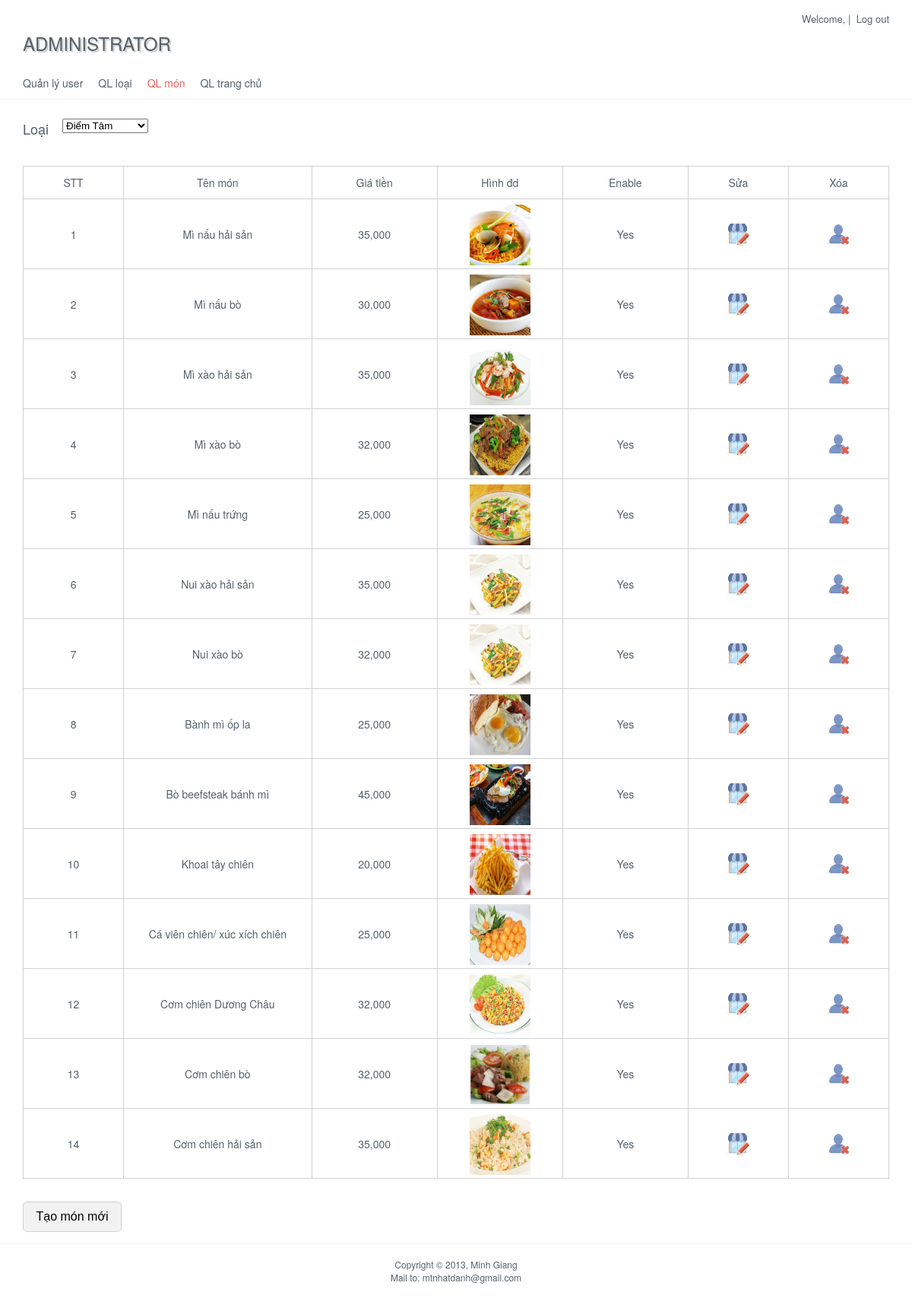
The page /admin/admin.php?id=mon_quanly (signed in) on the database its author committed.
### tables this page shows
CREATE TABLE IF NOT EXISTS `dmmon` (
  `idMon` int(11) unsigned NOT NULL AUTO_INCREMENT,
  `idLoai` int(11) NOT NULL,
  `tenmon` varchar(30) NOT NULL DEFAULT '',
  `giatien` int(11) NOT NULL,
  `urlhinh` varchar(30) DEFAULT NULL,
  `anhien` tinyint(4) DEFAULT NULL,
  PRIMARY KEY (`idMon`)
);

### admin/moduleAM/mon_quanly.php (the view, shortened to what this page needs)
<?php
	if(!isset($_GET['idLoai'])) $idLoai = 1;
	else $idLoai = $_GET['idLoai'];
?>
<section id="qlmon">
	<h3 style="float: left; margin-right: 1em">Loại </h3>
	<select id="loai_select">
		<?php
			$sql = 'SELECT * FROM `dmloai`';
			$rs = mysql_query($sql);
			while($r = mysql_fetch_assoc($rs))
			{
		?>
		<option value="<?php echo $r['idLoai'];?>" <?php if($r['idLoai'] == $idLoai) echo 'selected';?>><?php echo $r['tenloai'];?></option>
		<?php
			}
		?>
	</select>
	<br>
	<table class="table clear" width="100%">
		<tr>
			<th>STT</th>
			<th>Tên món</th>
			<th>Giá tiền</th>
			<th>Hình đd</th>
			<th>Enable</th>
			<th>Sửa</th>
			<th>Xóa</th>
		</tr>
		<?php
			$stt = 0;
			$sql = 'select * from `dmmon` where `idLoai` = '.$idLoai;
			$rs = mysql_query($sql);
			while($r=mysql_fetch_assoc($rs))
			{
			$stt++;
		?>
		<tr>
			<td align="center" width="8%"><?php echo $stt;?></td>
			<td align="center" width="15%"><?php echo $r['tenmon'];?></td>
			<td align="center" width="10%"><?php echo number_format($r['giatien'],0,'.',',');?></td>
			<td align="center" width="10%"><img src="../img/sanpham/<?php echo $r['urlhinh'];?>" alt="hinhdaidien" width="80" height="80" /></td>
			<td align="center" width="10%"><?php if($r['anhien']) echo('Yes'); else echo('No');?></td>
			<td width="8%" align="center"><a href="?id=mon_update&idLoai=<?php echo $idLoai;?>&idMon=<?php echo($r['idMon']);?>"><img src="../img/user_edit.png" alt="user_edit" width="34" height="30" /></a></td>
			<td width="8%" align="center"><a onclick="return confirm('Bạn có chắc chắn muốn xóa món <?php echo($r['tenmon']);?>?')" href="?id=mon_delete&idLoai=<?php echo $idLoai;?>&idMon=<?php echo($r['idMon']);?>"><img src="../img/user_delete.png" alt="user_delete" width="34" height="28" /></a></td>
		</tr>
		<?php
			}
		?>
	</table>
	<p>
		<button type="button" class="button" onclick="window.location='?id=mon_create&idLoai=<?php echo $idLoai;?>'">Tạo món mới</button>
	</p>
</section>

### admin/admin.php (shortened to what this page needs)
<!doctype html>
<head>
	<link rel="stylesheet" type="text/css" href="admincss/resetstyle.css">
	<link rel="stylesheet" type="text/css" href="admincss/admin.css">
</head>
<body>
	<?php
		$id = $_GET['id'];
	?>
	<header>
		<div class="wapper">
			<div id="useractive">
				<ul>
					<li>Welcome, <a style="color:red" href="?id=user_update&username=<?php echo($_SESSION['user']->username);?>"><?php echo($_SESSION['user']->hoten);?> </a>| &nbsp</li>
					<li><a href="logout.php">Log out</a></li>
				</ul>
			</div>
			<h2>ADMINISTRATOR</h2>
			<nav>
				<ul>
					<li><a <?php if($id=='user_quanly') echo('class="ative"');?> href="?id=user_quanly">Quản lý user</a></li>
					<li><a <?php if($id=='loai_quanly') echo('class="ative"');?> href="?id=loai_quanly">QL loại</a></li>
					<li><a <?php if($id=='mon_quanly') echo('class="ative"');?> href="?id=mon_quanly">QL món</a></li>
					<li><a <?php if($id=='trangchu_quanly') echo('class="ative"');?> href="?id=trangchu_quanly">QL trang chủ</a></li>
				</ul>
			</nav>
		</div>
	</header>
	<div class="wapper">
		<?php
			include("moduleAM/$id.php");
		?>
	</div>
	<footer>
		<div class="wapper">
			<p>Copyright © 2013, Minh Giang</p>
			<p>Mail to: <a href="mailto:mtnhatdanh@gmail.com">mtnhatdanh@gmail.com</a></p>
		</div>
	</footer>
</body>

### admin/admincss/admin.css (style rules this page uses)
body { font:62.5% "Myriad Pro", "Helvetica Neue", Arial, Helvetica, Geneva, sans-rerif; color:#55606A; }
.wapper { width: 1140px; margin: auto; }
h3 { font-size: 1.8em; font-weight: normal; margin-bottom: 2em; }
header { height: 10em; padding: 1.5em; border-bottom: 1px solid #f1f1f1; }
header h2 { font-size: 2.4em; line-height: 3.5em; text-shadow: 2px 2px 1px #ccc; }
div#useractive { float: right; font-size: 1.3em; }
div#useractive ul { list-style: none; }
div#useractive ul li { float: left; }
nav { display: block; overflow: hidden; }
nav li { float: left; margin-right: 2em; }
a { text-decoration: none; color: #55606A; }
nav a { font-size: 1.4em; }
a:hover, a:active, nav a.ative { color: #e65d5d; }
section { min-height: 40em; padding: 2.5em 0 1.5em 0; }
footer { text-align: center; height: 4em; padding: 1.5em; font-size: 1.2em; border-top: 1px solid #f1f1f1; }
.clear { clear: both; }
.button { margin-top: 30px; height: 40px; width: 130px; font-size: 16px; background: #f2f2f2; border: #d1d1d3 solid 1px; -webkit-border-radius: 5px; -moz-border-radius: 5px; border-radius: 5px; }
.table { border-collapse: collapse; margin: auto; }
.table th, td { font-size: 1.4em; font-weight: normal; border: #d1d1d3 1px solid; vertical-align: middle; }
.table th { height: 3em; }
.table td { height: 1em; padding: 0em 0.5em 0em 0.5em; }
.table td img { margin-top: 0.5em; }

### rows shown on the page
dmmon: tenmon "Mì nấu hải sản", giatien "35,000", urlhinh (picture), anhien "Yes"
dmmon: tenmon "Mì nấu bò", giatien "30,000", urlhinh (picture), anhien "Yes"
dmmon: tenmon "Mì xào hải sản", giatien "35,000", urlhinh (picture), anhien "Yes"
dmmon: tenmon "Mì xào bò", giatien "32,000", urlhinh (picture), anhien "Yes"
dmmon: tenmon "Mì nấu trứng", giatien "25,000", urlhinh (picture), anhien "Yes"
dmmon: tenmon "Nui xào hải sản", giatien "35,000", urlhinh (picture), anhien "Yes"
dmmon: tenmon "Nui xào bò", giatien "32,000", urlhinh (picture), anhien "Yes"
dmmon: tenmon "Bành mì ốp la", giatien "25,000", urlhinh (picture), anhien "Yes"
dmmon: tenmon "Bò beefsteak bánh mì", giatien "45,000", urlhinh (picture), anhien "Yes"
dmmon: tenmon "Khoai tây chiên", giatien "20,000", urlhinh (picture), anhien "Yes"
dmmon: tenmon "Cá viên chiên/ xúc xích chiên", giatien "25,000", urlhinh (picture), anhien "Yes"
dmmon: tenmon "Cơm chiên Dương Châu", giatien "32,000", urlhinh (picture), anhien "Yes"
dmmon: tenmon "Cơm chiên bò", giatien "32,000", urlhinh (picture), anhien "Yes"
dmmon: tenmon "Cơm chiên hải sản", giatien "35,000", urlhinh (picture), anhien "Yes"

### other values the page prints
form field value "Điểm Tâm"
